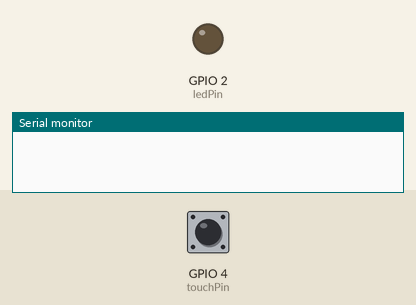
Recording of a sketch running on a simulated ESP32. Shown: output pins drawn as LEDs (lit = HIGH), the last lines printed to the serial monitor. The test bench sets the inputs (shaded band); at power-on: GPIO 4 (touchPin) LOW.

Above: at 1.2 s.
1.3 s: GPIO 4 (touchPin) pulled HIGH for 0.15 s
At 1.7 s:
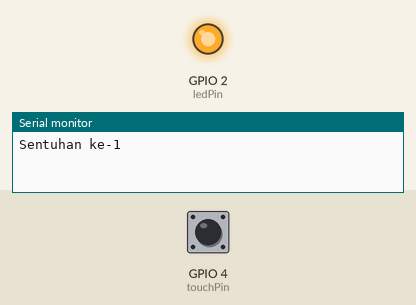
3.3 s: GPIO 4 (touchPin) pulled HIGH for 3.2 s
At 7.2 s:
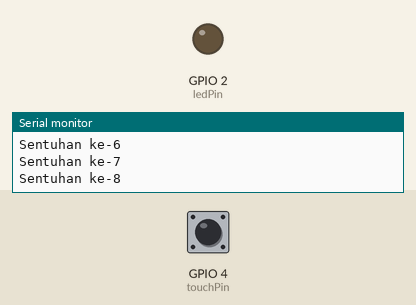
Timing chart, 0 to 8.7 s (numbered marks = the images above; inputs shaded):
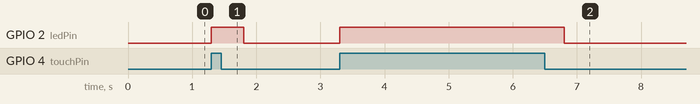

The sketch:

Touchcount.ino
```cpp
const int ledPin = 2; // Pin LED
const int touchPin = 4; // Pin sensor sentuh
int touchCount = 0; // Variabel untuk menghitung sentuhan

void setup() {
  Serial.begin(115200);
  pinMode(ledPin, OUTPUT);
  pinMode(touchPin, INPUT);
}

void loop() {
  if (digitalRead(touchPin) == HIGH) {
    // Jika sensor sentuh disentuh, tambahkan 1 ke touchCount
    touchCount++;

    // Hidupkan LED
    digitalWrite(ledPin, HIGH);

    // Tampilkan touchCount di Serial Monitor
    Serial.print("Sentuhan ke-");
    Serial.println(touchCount);

    // Tunggu sebentar untuk menghindari deteksi berulang
    delay(500);
  } else {
    // Matikan LED jika sensor tidak disentuh
    digitalWrite(ledPin, LOW);
  }
}
```

Measured:
- after the input at 1.3 s, GPIO 2 (ledPin): LOW → HIGH at once, → LOW 0.50 s later
- after the input at 3.3 s, GPIO 2 (ledPin): LOW → HIGH at once, → LOW 3.5 s later
